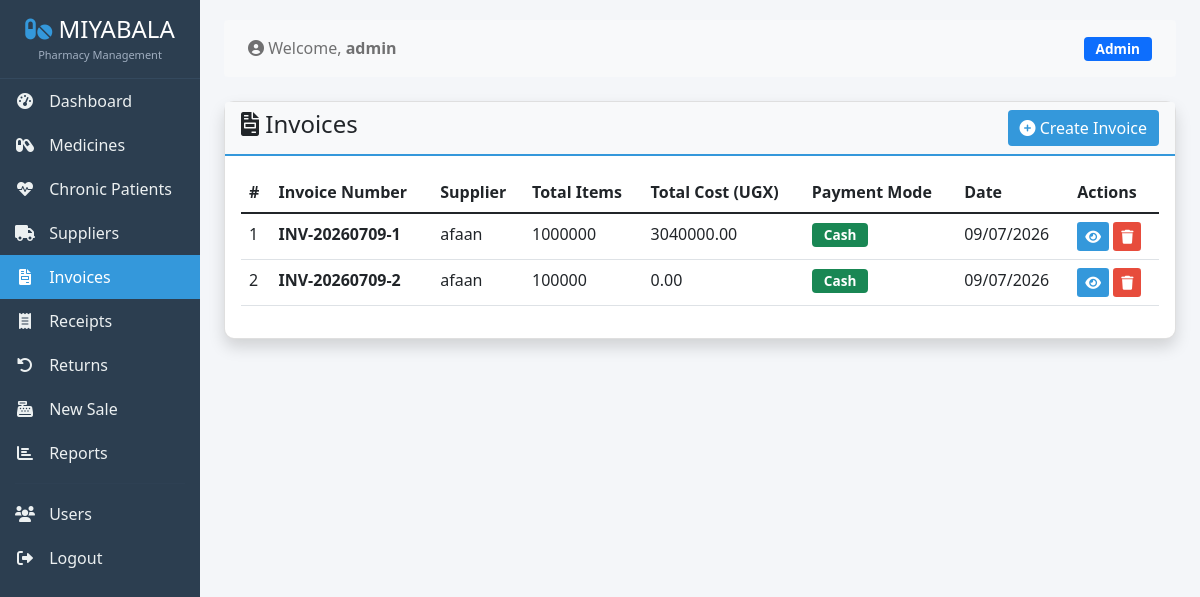
Page /invoices/ (signed in) on the committed database.
### stock/models.py (models this page shows, shortened)
class Invoice(models.Model):
    STATUS_CHOICES = [
        ('draft', 'Draft'),
        ('pending', 'Pending'),
        ('paid', 'Paid'),
        ('canceled', 'Canceled'),
    ]
    PAYMENT_MODE_CHOICES = [
        ('cash', 'Cash'),
        ('credit', 'Credit'),
    ]
    invoice_number = models.CharField(max_length=50, unique=True)
    supplier = models.ForeignKey(Supplier, on_delete=models.PROTECT, related_name='invoices')
    invoice_date = models.DateField()
    due_date = models.DateField(blank=True, null=True)
    total_amount = models.DecimalField(max_digits=12, decimal_places=2, default=0)
    total_items = models.PositiveIntegerField(default=0, help_text="Total number of items on this invoice")
    paid_amount = models.DecimalField(max_digits=12, decimal_places=2, default=0)
    status = models.CharField(max_length=20, choices=STATUS_CHOICES, default='pending')
    payment_mode = models.CharField(max_length=10, choices=PAYMENT_MODE_CHOICES, default='cash')
    notes = models.TextField(blank=True, null=True)
    created_at = models.DateTimeField(auto_now_add=True)
    updated_at = models.DateTimeField(auto_now=True)
    created_by = models.ForeignKey(User, on_delete=models.SET_NULL, null=True, related_name='invoices_created')
    class Meta:
        ordering = ['-invoice_date', 'created_at']

class Supplier(models.Model):
    name = models.CharField(max_length=200)
    contact_person = models.CharField(max_length=50, blank=True, null=True)
    email = models.EmailField(blank=True, null=True)
    phone = models.CharField(max_length=20, blank=True, null=True)
    address = models.TextField(blank=True, null=True)
    tax_id = models.CharField(max_length=50, blank=True, null=True)
    created_at = models.DateTimeField(auto_now_add=True)
    updated_at = models.DateTimeField(auto_now=True)
    created_by = models.ForeignKey(User, on_delete=models.SET_NULL, null=True, related_name='suppliers_created')
    class Meta:
        ordering = ["name"]

### stock/views.py (the view)
# urls.py: path('invoices/', views.invoice_list, name='invoice_list'),
@login_required
def invoice_list(request):
    invoices = Invoice.objects.all().select_related('supplier', 'created_by')
    return render(request, 'stock/invoice_list.html', {'invoices': invoices})

### stock/templates/stock/invoice_list.html (shortened to what this page needs)
{% extends 'stock/base.html' %}
{% load static %}
{% block content %}
<div class="row">
    <div class="col-12">
        <div class="card shadow">
            <div class="card-header d-flex justify-content-between align-items-center">
                <h4><i class="fas fa-file-invoice"></i> Invoices</h4>
                <a href="{% url 'stock:invoice_create' %}" class="btn btn-primary">
                    <i class="fas fa-plus-circle"></i> Create Invoice
                </a>
            </div>
            <div class="card-body">
                <div class="table-responsive">
                    <table class="table table-hover">
                        <thead>
                            <tr>
                                <th>#</th>
                                <th>Invoice Number</th>
                                <th>Supplier</th>
                                <th>Total Items</th>
                                <th>Total Cost (UGX)</th>
                                <th>Payment Mode</th>
                                <th>Date</th>
                                <th>Actions</th>
                            </tr>
                        </thead>
                        <tbody>
                            {% for invoice in invoices %}
                            <tr>
                                <td>{{ forloop.counter }}</td>
                                <td><strong>{{ invoice.invoice_number }}</strong></td>
                                <td>{{ invoice.supplier.name }}</td>
                                <td>{{ invoice.total_items }}</td>
                                <td>{{ invoice.total_amount|floatformat:2 }}</td>
                                <td>
                                    {% if invoice.payment_mode == 'cash' %}
                                        <span class="badge bg-success">Cash</span>
                                    {% elif invoice.payment_mode == 'credit' %}
                                        <span class="badge bg-warning">Credit</span>
                                    {% else %}
                                        <span class="badge bg-secondary">N/A</span>
                                    {% endif %}
                                </td>
                                <td>{{ invoice.invoice_date|date:"d/m/Y" }}</td>
                                <td>
                                    <a href="{% url 'stock:invoice_detail' invoice.id %}" class="btn btn-sm btn-info">
                                        <i class="fas fa-eye"></i>
                                    </a>
                                    <button class="btn btn-sm btn-danger" data-bs-toggle="modal"
                                            data-bs-target="#deleteModal{{ invoice.id }}">
                                        <i class="fas fa-trash"></i>
                                    </button>
                                </td>
                            </tr>
                            {% empty %}
                            <tr>
                                <td colspan="8" class="text-center">No invoices found. <a href="{% url 'stock:invoice_create' %}">Create one now</a>.</td>
                            </tr>
                            {% endfor %}
                        </tbody>
                    </table>
                </div>
            </div>
        </div>
    </div>
</div>
{% endblock %}

### stock/templates/stock/base.html (shortened to what this page needs)
<!DOCTYPE html>
<html lang="en">
<head>
    <link href="https://cdn.jsdelivr.net/npm/bootstrap@5.1.3/dist/css/bootstrap.min.css" rel="stylesheet">
    <link rel="stylesheet" href="https://cdnjs.cloudflare.com/ajax/libs/font-awesome/6.0.0-beta3/css/all.min.css">
</head>
<body>
    <div class="container-fluid">
        <div class="row">
            <nav class="col-md-2 col-lg-2 d-md-block sidebar p-0">
                <div class="position-sticky">
                    <div class="sidebar-brand">
                        <h4><i class="fas fa-pills"></i> MIYABALA</h4>
                        <small>Pharmacy Management</small>
                    </div>
                    <ul class="nav flex-column">
                        <li class="nav-item">
                            <a class="nav-link {% if request.resolver_match.url_name == 'dashboard' %}active{% endif %}" href="{% url 'stock:dashboard' %}">
                                <i class="fas fa-tachometer-alt"></i> Dashboard
                            </a>
                        </li>
                        {% with user_groups=user.groups.all|join:',' %}
                            {% if user.is_superuser or 'admin' in user_groups or 'manager' in user_groups %}
                                <li class="nav-item">
                                    <a class="nav-link {% if 'drug' in request.resolver_match.url_name %}active{% endif %}" href="{% url 'stock:drug_list' %}">
                                        <i class="fas fa-capsules"></i> Medicines
                                    </a>
                                </li>
                            {% endif %}
                        {% endwith %}
                        <li class="nav-item">
                            <a class="nav-link {% if 'patient' in request.resolver_match.url_name %}active{% endif %}" href="{% url 'stock:patient_list' %}">
                                <i class="fas fa-heartbeat"></i> Chronic Patients
                            </a>
                        </li>
                        <li class="nav-item">
                            <a class="nav-link {% if 'supplier' in request.resolver_match.url_name %}active{% endif %}" href="{% url 'stock:supplier_list' %}">
                                <i class="fas fa-truck"></i> Suppliers
                            </a>
                        </li>
                        <li class="nav-item">
                            <a class="nav-link {% if 'invoice' in request.resolver_match.url_name %}active{% endif %}" href="{% url 'stock:invoice_list' %}">
                                <i class="fas fa-file-invoice"></i> Invoices
                            </a>
                        </li>
                        <li class="nav-item">
                            <a class="nav-link {% if 'receipt' in request.resolver_match.url_name %}active{% endif %}" href="{% url 'stock:receipt_list' %}">
                                <i class="fas fa-receipt"></i> Receipts
                            </a>
                        </li>
                        <li class="nav-item">
                            <a class="nav-link {% if 'return' in request.resolver_match.url_name %}active{% endif %}" href="{% url 'stock:return_list' %}">
                                <i class="fas fa-undo-alt"></i> Returns
                            </a>
                        </li>
                        <li class="nav-item">
                            <a class="nav-link {% if 'create_sale' in request.resolver_match.url_name %}active{% endif %}" href="{% url 'stock:create_sale' %}">
                                <i class="fas fa-cash-register"></i> New Sale
                            </a>
                        </li>
                        <li class="nav-item">
                            <a class="nav-link {% if 'reports' in request.resolver_match.url_name %}active{% endif %}" href="{% url 'stock:reports_dashboard' %}">
                                <i class="fas fa-chart-bar"></i> Reports
                            </a>
                        </li>
                        <li><hr class="nav-divider"></li>
                        {% with user_groups=user.groups.all|join:',' %}
                            {% if user.is_superuser or 'admin' in user_groups or 'manager' in user_groups %}
                                <li class="nav-item">
                                    <a class="nav-link {% if 'user' in request.resolver_match.url_name %}active{% endif %}" href="{% url 'stock:user_list' %}">
                                        <i class="fas fa-users"></i> Users
                                    </a>
                                </li>
                            {% endif %}
                        {% endwith %}
                        <li class="nav-item">
                            <a class="nav-link" href="{% url 'stock:logout' %}">
                                <i class="fas fa-sign-out-alt"></i> Logout
                            </a>
                        </li>
                    </ul>
                </div>
            </nav>
            <main class="col-md-10 col-lg-10 ms-sm-auto px-md-4 main-content">
                <nav class="navbar navbar-light bg-light rounded mb-4">
                    <div class="container-fluid">
                        <span class="navbar-text">
                            <i class="fas fa-user-circle"></i> Welcome, <strong>{{ user.username }}</strong>
                        </span>
                        <span class="navbar-text">
                            <span class="badge {% if user.is_superuser %}bg-primary{% else %}bg-secondary{% endif %}">
                                {{ user.is_superuser|yesno:"Admin,Staff" }}
                            </span>
                        </span>
                    </div>
                </nav>
                {% block content %}{% endblock %}
            </main>
        </div>
    </div>
</body>
</html>

### stock/templates/stock/base.html (style rules this page uses)
body { background: #f4f6f9; }
.sidebar { min-height: 100vh; background: #2c3e50; color: white; }
.sidebar .nav-link { color: #ecf0f1; padding: 10px 15px; border-radius: 0; transition: all 0.3s; }
.sidebar .nav-link.active { background: #3498db; color: white; }
.sidebar .nav-link i { margin-right: 10px; width: 20px; text-align: center; }
.sidebar-brand { padding: 15px; text-align: center; border-bottom: 1px solid #34495e; }
.sidebar-brand h4 { margin: 0; color: white; }
.sidebar-brand h4 i { color: #3498db; }
.sidebar-brand small { display: block; color: #a0aec0; font-size: 11px; margin-top: 3px; }
.sidebar .nav-divider { border-top: 1px solid #34495e; margin: 8px 15px; }
.main-content { padding: 20px; }
.card { border-radius: 10px; box-shadow: 0 2px 10px rgba(0,0,0,0.1); }
.card-header { background: #f8f9fa; border-bottom: 2px solid #3498db; }
.btn-primary { background: #3498db; border: none; }
.btn-danger { background: #e74c3c; border: none; }
.btn-info { background: #3498db; border: none; color: white; }
.badge { font-size: 0.85rem; padding: 5px 12px; }

### rows in the picture
Invoice: invoice_number "INV-20260709-1", supplier.name "afaan", total_items "1000000", total_amount "3040000.00", payment_mode "Cash", invoice_date "09/07/2026"
Invoice: invoice_number "INV-20260709-2", supplier.name "afaan", total_items "100000", total_amount "0.00", payment_mode "Cash", invoice_date "09/07/2026"

### other values in the picture
{{ user.username }} "admin"
{{ user.is_superuser|yesno:"Admin,Staff" }} "Admin"
